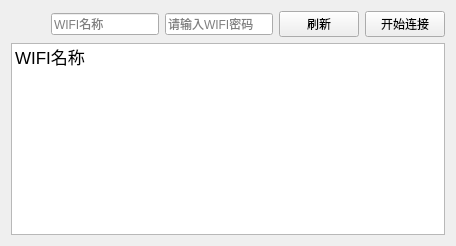
          <widget class="QWidget" name="tab_7">
           <attribute name="title">
            <string>WIFI</string>
           </attribute>
           <layout class="QVBoxLayout" name="verticalLayout_36">
            <item>
             <layout class="QHBoxLayout" name="horizontalLayout_3">
              <item>
               <spacer name="horizontalSpacer_6">
                <property name="orientation">
                 <enum>Qt::Horizontal</enum>
                </property>
                <property name="sizeHint" stdset="0">
                 <size>
                  <width>40</width>
                  <height>20</height>
                 </size>
                </property>
               </spacer>
              </item>
              <item>
               <widget class="SearchLineEdit" name="wifiname_lineEdit">
                <property name="placeholderText">
                 <string>WIFI名称</string>
                </property>
               </widget>
              </item>
              <item>
               <widget class="PasswordLineEdit" name="wifipassword_lineEdit">
                <property name="placeholderText">
                 <string>请输入WIFI密码</string>
                </property>
               </widget>
              </item>
              <item>
               <widget class="PrimaryPushButton" name="select_wifi_pushButton">
                <property name="text">
                 <string>刷新</string>
                </property>
               </widget>
              </item>
              <item>
               <widget class="PrimaryPushButton" name="connect_wifi_pushButton">
                <property name="text">
                 <string>开始连接</string>
                </property>
               </widget>
              </item>
             </layout>
            </item>
            <item>
             <widget class="QListWidget" name="main_wifilistWidget">
              <property name="font">
               <font>
                <pointsize>13</pointsize>
               </font>
              </property>
              <property name="currentRow">
               <number>-1</number>
              </property>
              <item>
               <property name="text">
                <string>WIFI名称</string>
               </property>
              </item>
             </widget>
            </item>
           </layout>
          </widget>
